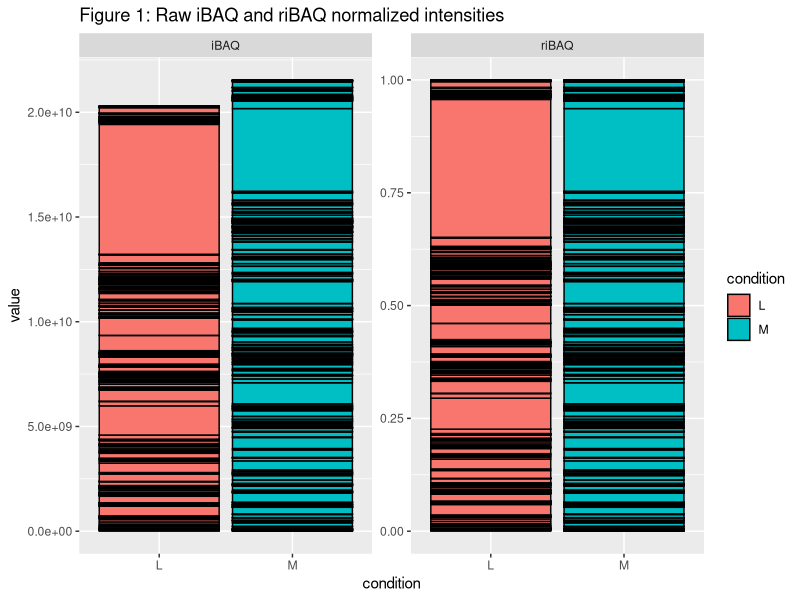
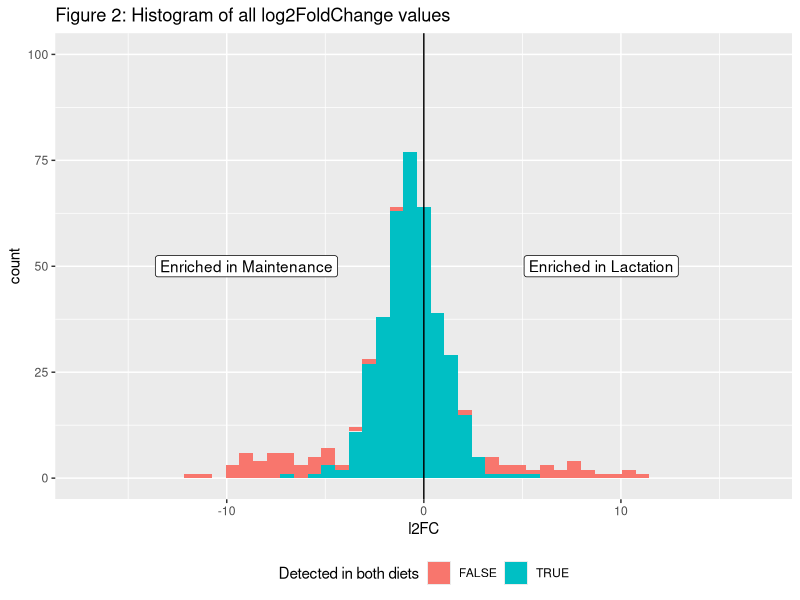
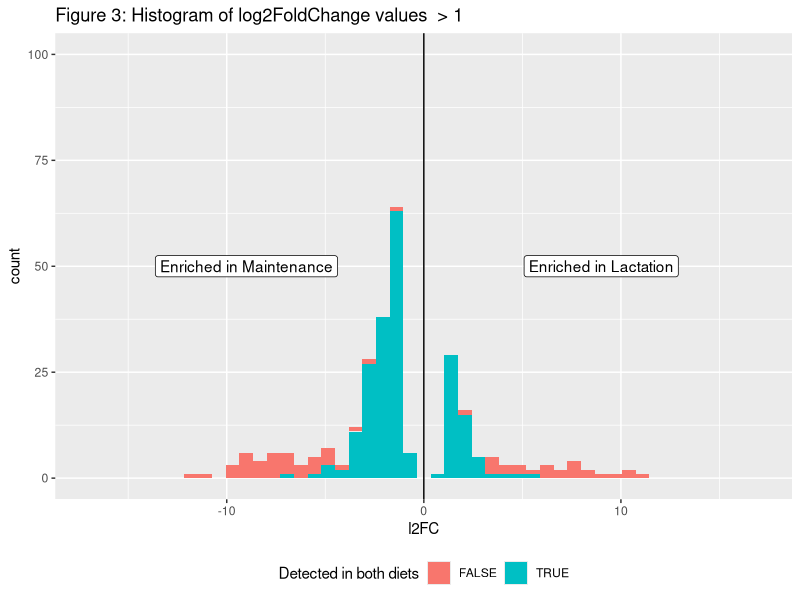

The R script that drew these images, in order:
library(tidyverse)

# iBAQ
PG <- read_tsv('output/protein_groups_cleaned.tsv')
prot_descripts <- read_tsv('output/protein_descriptions.tsv')
# PG$Peptides

iBAQ_df <- 
  PG %>% 
  filter(!is.nan(iBAQ)) %>% 
  filter(iBAQ != 0) %>% 
  filter(Peptides > 1) %>%
  filter(!(grepl('CON', accno))) %>% 
  select(accno, contains('iBAQ')) %>%
  transmute(accno, 
            iBAQ_L=`iBAQ lactation`, 
            iBAQ_M=`iBAQ maintenance`) %>% 
  mutate(riBAQ_L=iBAQ_L/sum(iBAQ_L), 
         riBAQ_M=iBAQ_M/sum(iBAQ_M)) %>% 
  pivot_longer(names_to = c('type', 'condition'), names_sep = '_', values_to = 'value', cols = -c(accno))

p1 <- 
  iBAQ_df %>% 
  ggplot(aes(x=condition, y=value, fill=condition)) + 
  geom_col(color='black') + 
  facet_wrap(vars(type), scales = 'free') + 
  ggtitle('Figure 1: Raw iBAQ and riBAQ normalized intensities')


riBAQ_df <- iBAQ_df %>% filter(type == 'riBAQ')

pseudo_val <- min(riBAQ_df$value[riBAQ_df$value !=0]) / 2

# riBAQ_df %>% 
#   filter(value < .0001) %>%
#   ggplot(aes(x=(value))) + 
#   geom_histogram(bins = 50)


riBAQ_res <- 
  riBAQ_df %>% 
  group_by(accno) %>% 
  mutate(only_L=value[condition == 'L'] > 0 & value[condition == 'M'] == 0, 
         only_M=value[condition == 'M'] > 0 & value[condition == 'L'] == 0, 
         both=only_L == only_M) %>% 
  ungroup() %>% 
  mutate(value=value + pseudo_val) %>% 
  group_by(accno) %>% 
  summarise(only_L=unique(only_L), only_M=unique(only_M),both=unique(both), 
            l2FC=log2(value[condition=='L']/value[condition== 'M']))


# THIS ONE
p2 <- 
  riBAQ_res %>%
  ggplot(aes(x=l2FC, fill=both)) + 
  geom_histogram(bins=50)+
  lims(x=c(-17,17), 
       y=c(0,100)) +
  annotate(x=9, y=50, geom='label', label='Enriched in Lactation')+
  annotate(x=-9, y=50, geom='label', label='Enriched in Maintenance')+
  geom_vline(xintercept = 0)+
  labs(fill='Detected in both diets', 
       y='count') +
  theme(legend.position = 'bottom')+
  ggtitle('Figure 2: Histogram of all log2FoldChange values')


# THIS ONE SIGS
p3 <- riBAQ_res %>% 
  filter(abs(l2FC) > 1) %>%
  arrange((l2FC)) %>% 
  left_join(prot_descripts) %>% 
  ggplot(aes(x=l2FC, fill=both)) + 
  annotate(x=9, y=50, geom='label', label='Enriched in Lactation')+
  annotate(x=-9, y=50, geom='label', label='Enriched in Maintenance')+
  geom_vline(xintercept = 0)+
  geom_histogram(bins=50)+
  lims(x=c(-17,17), 
       y=c(0,100))+
  labs(fill='Detected in both diets', 
       y='count') +
  theme(legend.position = 'bottom')+
  ggtitle('Figure 3: Histogram of log2FoldChange values  > 1')



sig_L_iBAQ <- 
  riBAQ_res %>% 
  filter(l2FC > 1) %>% 
  arrange(desc(l2FC)) %>% 
  left_join(prot_descripts)

up_L_iBAQ <- nrow(sig_L_iBAQ)

sig_M_iBAQ <- 
  riBAQ_res %>% 
  filter(l2FC < -1) %>% 
  arrange(l2FC) %>% 
  left_join(prot_descripts)


up_M_iBAQ <- nrow(sig_M_iBAQ)


##
num_not_not_diff <- riBAQ_res %>% 
  filter(abs(l2FC) < 1) %>% nrow()

#
num_only_L <- riBAQ_res$only_L %>% sum()
num_only_M <- riBAQ_res$only_M %>% sum()
num_both <- riBAQ_res$both %>% sum()
total <- nrow(riBAQ_res)

# num proteins detected
T1 <- tribble(~category, ~ 'number of proteins', 
        'total',total, 
        'both diets',num_both,
        'lactation only',num_only_L,
        'maintenance only',num_only_M)


# 'sig' different proteins
T2 <- tribble(~category, ~'number of proteins', 
        'not different', num_not_not_diff, 
        'up in lactation',up_L_iBAQ, 
        'up in maintenance',up_M_iBAQ)

# membrane prots up in L  
T3 <- sig_L_iBAQ %>% filter(both)%>%
  filter(grepl('Mem', Localization))%>% 
  select(accno, l2FC, description, Localization)


T4 <- sig_L_iBAQ %>% 
  select(accno, l2FC, description, Localization)

# membrane prots up in M  
T5 <- sig_M_iBAQ %>% filter(both) %>%
  filter(grepl('Mem', Localization)) %>% 
  select(accno, l2FC, description, Localization)

T6 <- sig_M_iBAQ %>% 
  select(accno, l2FC, description, Localization)





exp_design_tibble <- 
  tibble(strain=paste0('Strain', rep(c(1:3),4)), 
         condition=rep(c(rep('vivo', 3), rep('vitro', 3)),2), 
         diet=c(rep('Lact', 6), rep('maint', 6)), 
         LC_MSMS_run=c(rep('Run1',6), rep('Run2',6)), 
         iTRAQ_label=c(1:6, 1:6))
#




